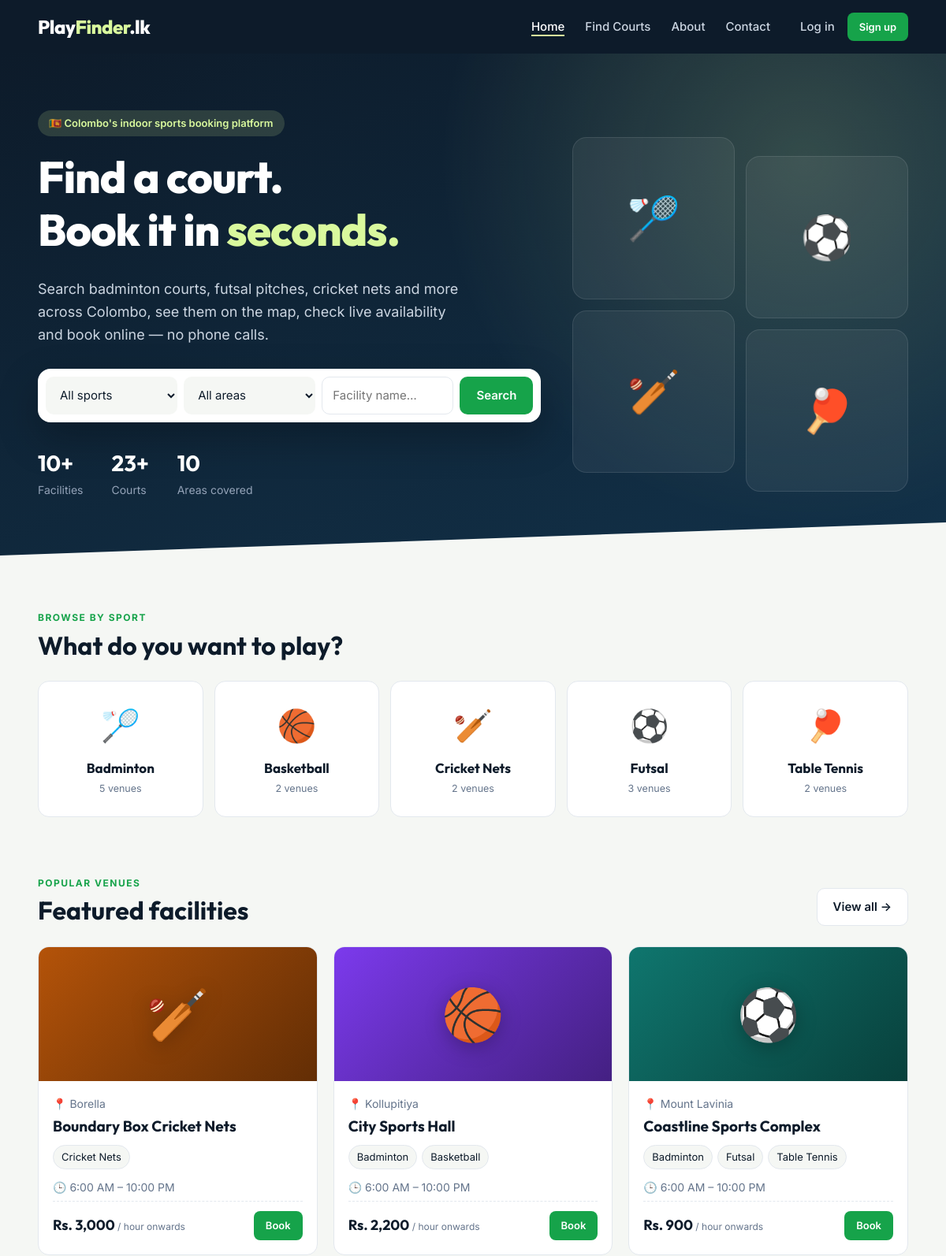
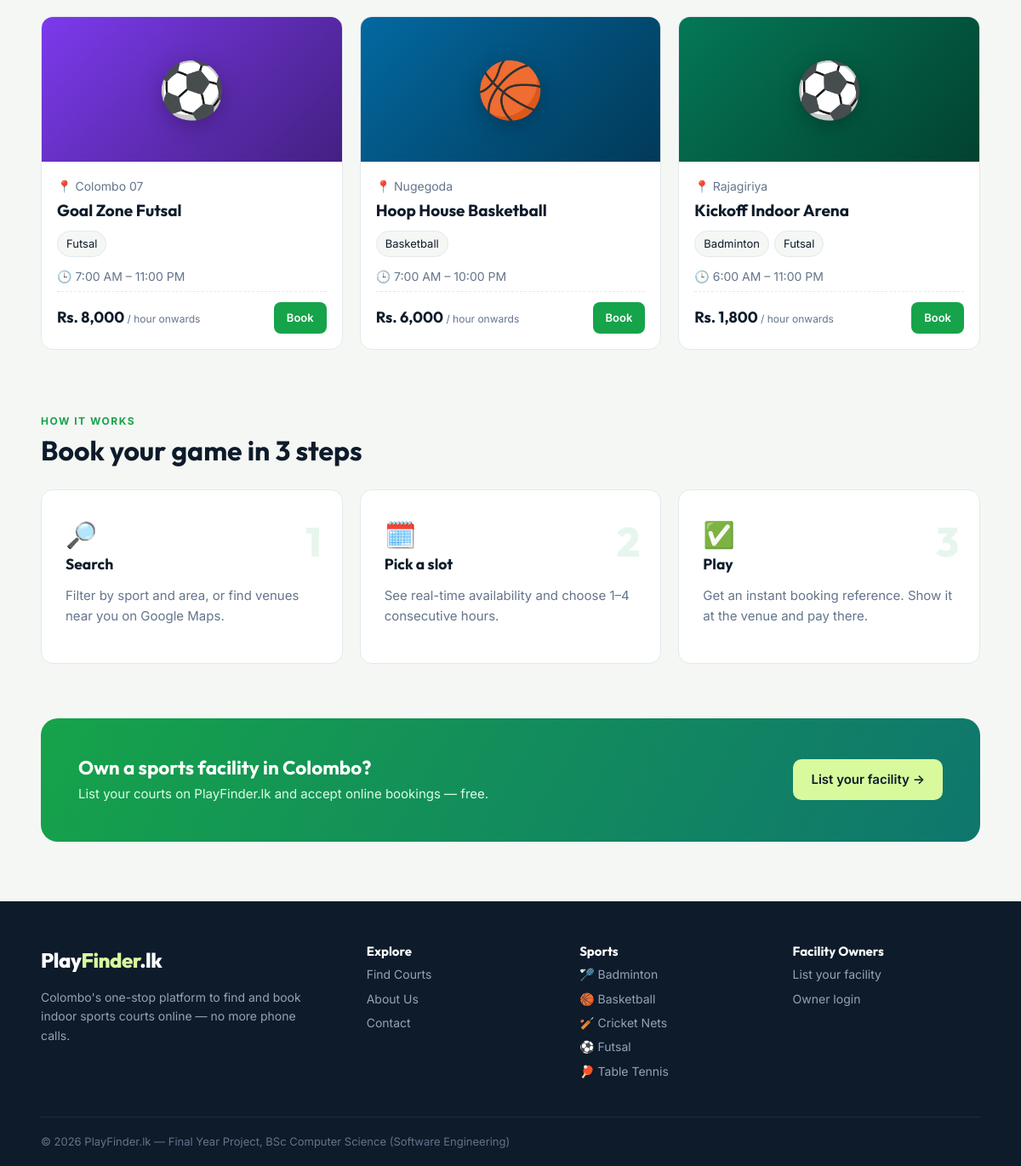
The page / on the database its author committed (2 pictures, top to bottom).
### tables this page shows
CREATE TABLE sports (
    id    INT AUTO_INCREMENT PRIMARY KEY,
    name  VARCHAR(50) NOT NULL UNIQUE,
    slug  VARCHAR(50) NOT NULL UNIQUE,
    icon  VARCHAR(10) NOT NULL DEFAULT '🏅'
);

CREATE TABLE facilities (
    id          INT AUTO_INCREMENT PRIMARY KEY,
    owner_id    INT NOT NULL,
    name        VARCHAR(120) NOT NULL,
    description TEXT,
    address     VARCHAR(255) NOT NULL,
    area        VARCHAR(60)  NOT NULL,
    latitude    DECIMAL(10,7) NOT NULL,
    longitude   DECIMAL(10,7) NOT NULL,
    phone       VARCHAR(20)  NOT NULL,
    open_time   TIME NOT NULL DEFAULT '06:00:00',
    close_time  TIME NOT NULL DEFAULT '22:00:00',
    amenities   VARCHAR(255) DEFAULT NULL,
    image       VARCHAR(255) DEFAULT NULL,
    status      ENUM('pending','approved','rejected') NOT NULL DEFAULT 'pending',
    created_at  DATETIME NOT NULL DEFAULT CURRENT_TIMESTAMP,
    CONSTRAINT fk_fac_owner FOREIGN KEY (owner_id) REFERENCES users(id) ON DELETE CASCADE,
    INDEX idx_fac_area (area),
    INDEX idx_fac_status (status)
);

### includes/auth.php (called while the page is built, shortened)
<?php
function current_user(): ?array
{
    static $user = false;
    if ($user === false) {
        $user = null;
    }
    return $user;
}

### includes/db.php (called while the page is built, shortened)
<?php
function db(): PDO
{
    static $pdo = null;
    if ($pdo === null) {
        try {
            $pdo = new PDO(DB_DSN, DB_USER, DB_PASS, [
                PDO::ATTR_ERRMODE            => PDO::ERRMODE_EXCEPTION,
                PDO::ATTR_DEFAULT_FETCH_MODE => PDO::FETCH_ASSOC,
                PDO::ATTR_EMULATE_PREPARES   => false,
            ]);
        } catch (PDOException $e) {
            http_response_code(500);
            exit('<div style="font-family:sans-serif;padding:40px;max-width:640px;margin:auto">
                <h2>Database connection failed</h2>
                <p>Please make sure MySQL is running in XAMPP and that you imported
                <code>database/playfinder.sql</code> in phpMyAdmin.</p>
                <p style="color:#888">Check settings in <code>config/config.php</code>.</p></div>');
        }
    }
    return $pdo;
}
function q(string $sql, array $params = []): PDOStatement
{
    $stmt = db()->prepare($sql);
    $stmt->execute($params);
    return $stmt;
}
function q_all(string $sql, array $params = []): array
{
    return q($sql, $params)->fetchAll();
}
function q_val(string $sql, array $params = [])
{
    return q($sql, $params)->fetchColumn();
}

### index.php (the view, shortened to what this page needs)
<?php
$activeNav = 'home';
$featured = search_facilities(['limit' => 6]);
$stats = [
    'facilities' => q_val('SELECT COUNT(*) FROM facilities WHERE status = ?', ['approved']),
    'courts'     => q_val('SELECT COUNT(*) FROM courts c JOIN facilities f ON f.id = c.facility_id WHERE c.is_active = 1 AND f.status = ?', ['approved']),
    'areas'      => q_val('SELECT COUNT(DISTINCT area) FROM facilities WHERE status = ?', ['approved']),
];
$sportCounts = [];
foreach (q_all('SELECT c.sport_id, COUNT(DISTINCT c.facility_id) AS n FROM courts c
                JOIN facilities f ON f.id = c.facility_id
                WHERE c.is_active = 1 AND f.status = ? GROUP BY c.sport_id', ['approved']) as $r) {
    $sportCounts[$r['sport_id']] = $r['n'];
}
require __DIR__ . '/includes/header.php';
?>
<section class="hero">
    <div class="container hero-grid">
        <div>
            <span class="hero-tag">🇱🇰 Colombo's indoor sports booking platform</span>
            <h1>Find a court.<br>Book it in <em>seconds.</em></h1>
            <p class="lead">Search badminton courts, futsal pitches, cricket nets and more across Colombo, see them on the map, check live availability and book online — no phone calls.</p>
            <form class="search-box" action="<?= url('facilities.php') ?>" method="get">
                <select name="sport" aria-label="Sport">
                    <option value="">All sports</option>
                    <?php foreach (all_sports() as $s): ?>
                        <option value="<?= $s['id'] ?>"><?= e($s['icon'] . ' ' . $s['name']) ?></option>
                    <?php endforeach; ?>
                </select>
                <select name="area" aria-label="Area">
                    <option value="">All areas</option>
                </select>
                <input type="search" name="q" placeholder="Facility name…" aria-label="Keyword">
                <button class="btn btn-primary">Search</button>
            </form>
            <div class="hero-stats">
                <div><strong><?= (int)$stats['facilities'] ?>+</strong><span>Facilities</span></div>
                <div><strong><?= (int)$stats['courts'] ?>+</strong><span>Courts</span></div>
                <div><strong><?= (int)$stats['areas'] ?></strong><span>Areas covered</span></div>
            </div>
        </div>
        <div class="hero-visual" aria-hidden="true">
            <div>🏸</div><div>⚽</div><div>🏏</div><div>🏓</div>
        </div>
    </div>
</section>
<section class="section" style="padding-top:30px">
    <div class="container">
        <div class="section-head">
            <div><div class="eyebrow">Browse by sport</div><h2>What do you want to play?</h2></div>
        </div>
        <div class="sport-grid">
            <?php foreach (all_sports() as $s): ?>
                <a class="sport-card" href="<?= url('facilities.php?sport=' . $s['id']) ?>">
                    <span class="icon"><?= e($s['icon']) ?></span>
                    <strong><?= e($s['name']) ?></strong>
                    <small><?= (int)($sportCounts[$s['id']] ?? 0) ?> venues</small>
                </a>
            <?php endforeach; ?>
        </div>
    </div>
</section>
<section class="section" style="padding-top:10px">
    <div class="container">
        <div class="section-head">
            <div><div class="eyebrow">Popular venues</div><h2>Featured facilities</h2></div>
            <a href="<?= url('facilities.php') ?>" class="btn btn-outline">View all →</a>
        </div>
        <div class="facility-grid">
            <?php foreach ($featured as $f) include __DIR__ . '/includes/facility_card.php'; ?>
        </div>
    </div>
</section>
<section class="section" style="padding-top:10px">
    <div class="container">
        <div class="section-head">
            <div><div class="eyebrow">How it works</div><h2>Book your game in 3 steps</h2></div>
        </div>
        <div class="steps">
            <div class="step"><span class="icon">🔎</span><h3>Search</h3><p class="muted">Filter by sport and area, or find venues near you on Google Maps.</p></div>
            <div class="step"><span class="icon">🗓️</span><h3>Pick a slot</h3><p class="muted">See real-time availability and choose 1–<?= MAX_BOOKING_HOURS ?> consecutive hours.</p></div>
            <div class="step"><span class="icon">✅</span><h3>Play</h3><p class="muted">Get an instant booking reference. Show it at the venue and pay there.</p></div>
        </div>
    </div>
</section>
<section class="container">
    <div class="cta-band">
        <div>
            <h2>Own a sports facility in Colombo?</h2>
            <p>List your courts on PlayFinder.lk and accept online bookings — free.</p>
        </div>
        <a href="<?= url('register.php?type=owner') ?>" class="btn btn-volt">List your facility →</a>
    </div>
</section>
<?php require __DIR__ . '/includes/footer.php'; ?>

### includes/header.php (shortened to what this page needs)
<?php
$user = current_user();
$activeNav = $activeNav ?? '';
?>
<!DOCTYPE html>
<html lang="en">
<head>
    <link rel="stylesheet" href="<?= url('assets/css/style.css') ?>">
</head>
<body>
<header class="site-header">
    <div class="container nav-wrap">
        <a href="<?= url('index.php') ?>" class="logo">Play<span>Finder</span>.lk</a>
        <nav class="main-nav" id="mainNav">
            <a href="<?= url('index.php') ?>" class="<?= $activeNav === 'home' ? 'active' : '' ?>">Home</a>
            <a href="<?= url('facilities.php') ?>" class="<?= $activeNav === 'facilities' ? 'active' : '' ?>">Find Courts</a>
            <a href="<?= url('about.php') ?>" class="<?= $activeNav === 'about' ? 'active' : '' ?>">About</a>
            <a href="<?= url('contact.php') ?>" class="<?= $activeNav === 'contact' ? 'active' : '' ?>">Contact</a>
            <div class="nav-auth">
            <?php if ($user): ?>
                <div class="dropdown">
                    <button class="user-chip" data-toggle="#userMenu">
                        <span class="avatar"><?= e(mb_strtoupper(mb_substr($user['full_name'], 0, 1))) ?></span>
                        <?= e(explode(' ', $user['full_name'])[0]) ?> ▾
                    </button>
                    <div class="dropdown-menu" id="userMenu">
                        <?php if ($user['role'] === 'admin'): ?>
                            <a href="<?= url('admin/index.php') ?>">Admin Dashboard</a>
                        <?php elseif ($user['role'] === 'owner'): ?>
                            <a href="<?= url('owner/index.php') ?>">Owner Dashboard</a>
                        <?php endif; ?>
                        <a href="<?= url('my-bookings.php') ?>">My Bookings</a>
                        <a href="<?= url('profile.php') ?>">My Profile</a>
                        <a href="<?= url('logout.php') ?>" class="text-danger">Log out</a>
                    </div>
                </div>
            <?php else: ?>
                <a href="<?= url('login.php') ?>" class="<?= $activeNav === 'login' ? 'active' : '' ?>">Log in</a>
                <a href="<?= url('register.php') ?>" class="btn btn-primary btn-sm">Sign up</a>
            <?php endif; ?>
            </div>
        </nav>
    </div>
</header>
<main>

### includes/facility_card.php (shortened to what this page needs)
<?php
$sportsList = $f['sports'] ? explode(',', $f['sports']) : [];
?>
<article class="facility-card" id="fac-<?= (int)$f['id'] ?>" data-id="<?= (int)$f['id'] ?>"
         data-lat="<?= e($f['latitude']) ?>" data-lng="<?= e($f['longitude']) ?>">
    <a href="<?= url('facility.php?id=' . $f['id']) ?>"><?= facility_cover($f) ?></a>
    <div class="facility-body">
        <div class="flex between">
            <span class="facility-meta">📍 <?= e($f['area']) ?></span>
        </div>
        <h3><a href="<?= url('facility.php?id=' . $f['id']) ?>"><?= e($f['name']) ?></a></h3>
        <div class="facility-sports">
            <?php foreach ($sportsList as $sp): ?><span class="chip"><?= e($sp) ?></span><?php endforeach; ?>
        </div>
        <div class="facility-meta small">🕒 <?= time_label($f['open_time']) ?> – <?= time_label($f['close_time']) ?></div>
        <div class="facility-foot">
            <div class="price"><?= lkr($f['min_price']) ?> <small>/ hour onwards</small></div>
            <a href="<?= url('facility.php?id=' . $f['id']) ?>" class="btn btn-primary btn-sm">Book</a>
        </div>
    </div>
</article>

### includes/functions.php (shortened to what this page needs)
<?php
function e($value): string
{
    return htmlspecialchars((string)($value ?? ''), ENT_QUOTES, 'UTF-8');
}
function url(string $path = ''): string
{
    return BASE_URL . '/' . ltrim($path, '/');
}
function lkr($amount): string
{
    return 'Rs. ' . number_format((float)$amount, 0);
}
function time_label(string $time): string
{
    return date('g:i A', strtotime($time));
}
function facility_image(array $f): ?string
{
    return null;
}
function facility_cover(array $f, string $class = 'cover'): string
{
    $img = facility_image($f);
    $palette = ['#0f766e', '#1d4ed8', '#7c3aed', '#b45309', '#be123c', '#047857', '#0369a1'];
    $color = $palette[$f['id'] % count($palette)];
    $icon = $f['icon'] ?? '🏟️';
    return '<div class="' . $class . ' cover-placeholder" style="--c:' . $color . '"><span>' . e($icon) . '</span></div>';
}
function all_sports(): array
{
    static $sports = null;
    if ($sports === null) {
        $sports = q_all('SELECT * FROM sports ORDER BY name');
    }
    return $sports;
}
function search_facilities(array $filters = []): array
{
    $where = ['f.status = ?', 'c.is_active = 1'];
    $params = ['approved'];
    $sql = 'SELECT f.*, MIN(c.price_per_hour) AS min_price,
                   GROUP_CONCAT(DISTINCT s.name) AS sports, MIN(s.icon) AS icon
            FROM facilities f
            JOIN courts c ON c.facility_id = f.id
            JOIN sports s ON s.id = c.sport_id
            WHERE ' . implode(' AND ', $where) . '
            GROUP BY f.id
            ORDER BY f.name';
    if (!empty($filters['limit'])) {
        $sql .= ' LIMIT ' . (int)$filters['limit'];
    }
    return q_all($sql, $params);
}

### includes/footer.php (shortened to what this page needs)
</main>
<footer class="site-footer">
    <div class="container footer-grid">
        <div>
            <a href="<?= url('index.php') ?>" class="logo logo-light">Play<span>Finder</span>.lk</a>
            <p class="muted-light">Colombo's one-stop platform to find and book indoor sports courts online — no more phone calls.</p>
        </div>
        <div>
            <h4>Explore</h4>
            <a href="<?= url('facilities.php') ?>">Find Courts</a>
            <a href="<?= url('about.php') ?>">About Us</a>
            <a href="<?= url('contact.php') ?>">Contact</a>
        </div>
        <div>
            <h4>Sports</h4>
            <?php foreach (all_sports() as $s): ?>
                <a href="<?= url('facilities.php?sport=' . $s['id']) ?>"><?= e($s['icon'] . ' ' . $s['name']) ?></a>
            <?php endforeach; ?>
        </div>
        <div>
            <h4>Facility Owners</h4>
            <a href="<?= url('register.php?type=owner') ?>">List your facility</a>
            <a href="<?= url('login.php') ?>">Owner login</a>
        </div>
    </div>
    <div class="container footer-bottom">
        © <?= date('Y') ?> PlayFinder.lk — Final Year Project, BSc Computer Science (Software Engineering)
    </div>
</footer>
</body>
</html>

### rows shown on the page
sports: icon "🏸", name "Badminton", id "5", icon+name "🏸 Badminton"
sports: icon "🏀", name "Basketball", id "2", icon+name "🏀 Basketball"
sports: icon "🏏", name "Cricket Nets", id "2", icon+name "🏏 Cricket Nets"
sports: icon "⚽", name "Futsal", id "3", icon+name "⚽ Futsal"
sports: icon "🏓", name "Table Tennis", id "2", icon+name "🏓 Table Tennis"
facilities: icon "🏏", area "Borella", name "Boundary Box Cricket Nets", sp "Cricket Nets", open_time "6:00 AM", close_time "10:00 PM", min_price "Rs. 3,000"
facilities: icon "🏀", area "Kollupitiya", name "City Sports Hall", sp "Badminton", sp "Basketball", open_time "6:00 AM", close_time "10:00 PM", min_price "Rs. 2,200"
facilities: icon "⚽", area "Mount Lavinia", name "Coastline Sports Complex", sp "Badminton", sp "Futsal", sp "Table Tennis", open_time "6:00 AM", close_time "10:00 PM", min_price "Rs. 900"
facilities: icon "⚽", area "Colombo 07", name "Goal Zone Futsal", sp "Futsal", open_time "7:00 AM", close_time "11:00 PM", min_price "Rs. 8,000"
facilities: icon "🏀", area "Nugegoda", name "Hoop House Basketball", sp "Basketball", open_time "7:00 AM", close_time "10:00 PM", min_price "Rs. 6,000"
facilities: icon "⚽", area "Rajagiriya", name "Kickoff Indoor Arena", sp "Badminton", sp "Futsal", open_time "6:00 AM", close_time "11:00 PM", min_price "Rs. 1,800"

### other values the page prints
$stats['facilities'] "10"
$stats['courts'] "23"
$stats['areas'] "10"
MAX_BOOKING_HOURS "4"
